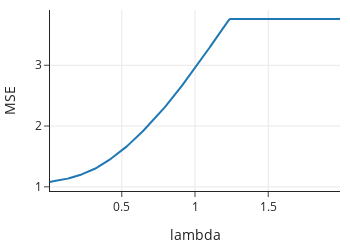

The code cell stored with this chart in its notebook:
### Markdown cell above
As $ \lambda $ increases, the model fitting is penalized more heavily and many coefficients shrink to 0. The left hand side of the plot shows greater model complexity and corresponds to small $ \lambda $. Notice that for $ \lambda = 0.5 $, nearly all of the coefficients are zero. The exceptions are, from largest to smallest: `x12`, `x30`, `x31`, `x5`, `x7`,  `x1`, `x9`,  `x28`, `x20`. 

We can also plot the MSE as a function of $ \lambda $ to see how it changes with the increase in the penalty:

### Code cell
px.line(x=alphas, y=mses,
        labels={"x": "lambda", "y": "MSE"},
        width=350, height=250)

### Figure 1 — Plotly figure (JSON) as saved in the notebook; plotly's stock layout.template omitted (floating-point values rounded to 4 significant figures; data arrays with more than 128 entries replaced by an {"elided": "..."} marker saying what was removed)
{"data": [{"hovertemplate": "lambda=%{x}<br>MSE=%{y}<extra></extra>", "legendgroup": "", "line": {"color": "#1F77B4", "dash": "solid"}, "marker": {"symbol": "circle"}, "mode": "lines", "name": "", "orientation": "v", "showlegend": false, "type": "scatter", "x": {"elided": "199 float values"}, "xaxis": "x", "y": {"elided": "199 float values"}, "yaxis": "y"}], "layout": {"height": 250, "legend": {"tracegroupgap": 0}, "width": 350, "xaxis": {"anchor": "y", "domain": [0, 1], "title": {"text": "lambda"}}, "yaxis": {"anchor": "x", "domain": [0, 1], "title": {"text": "MSE"}}}}
